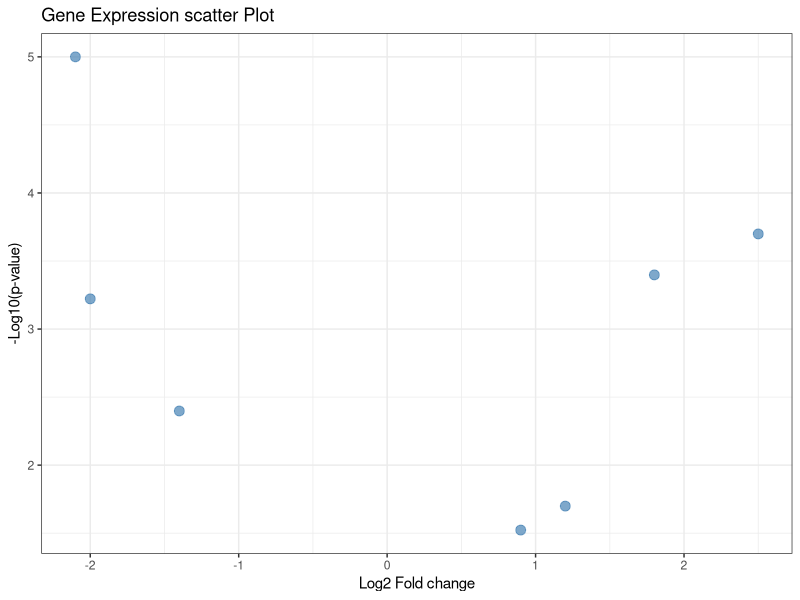
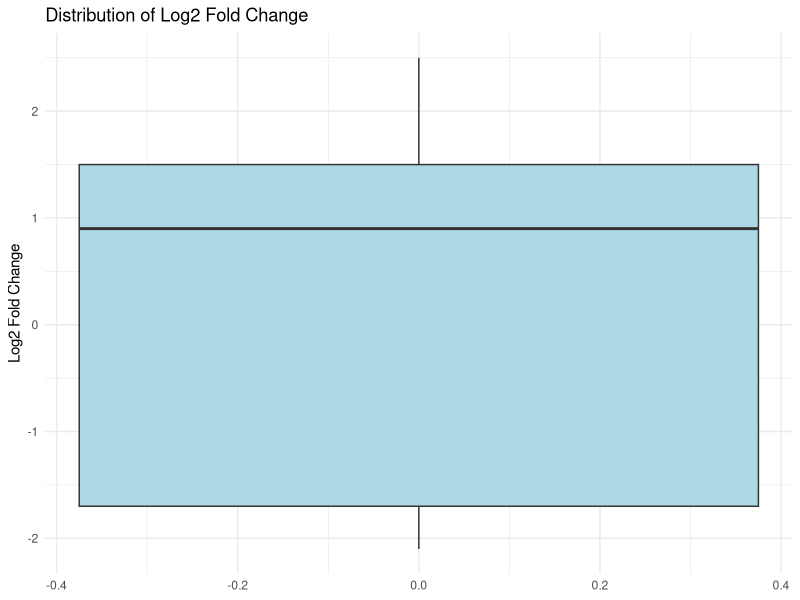
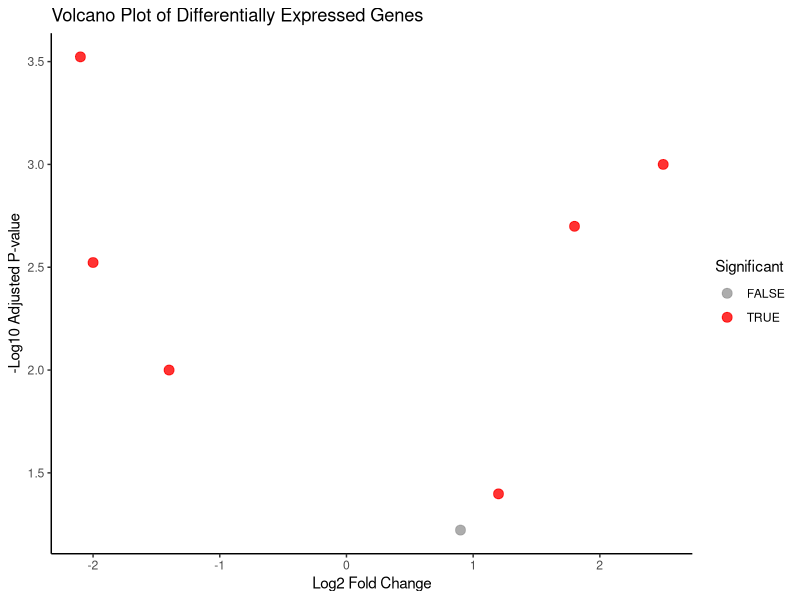
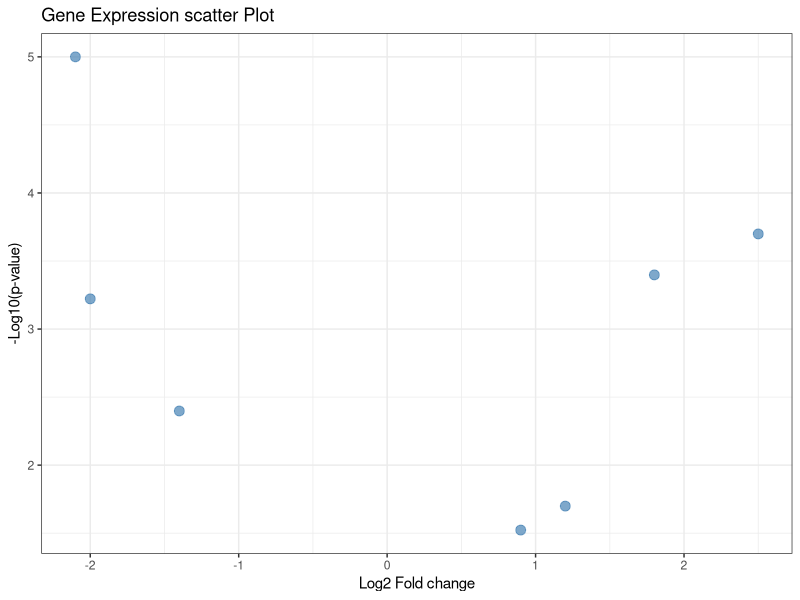
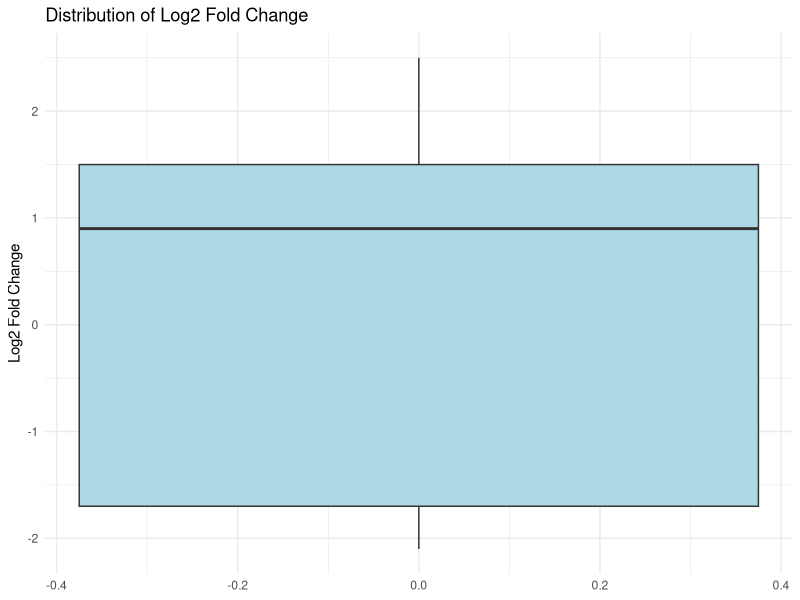
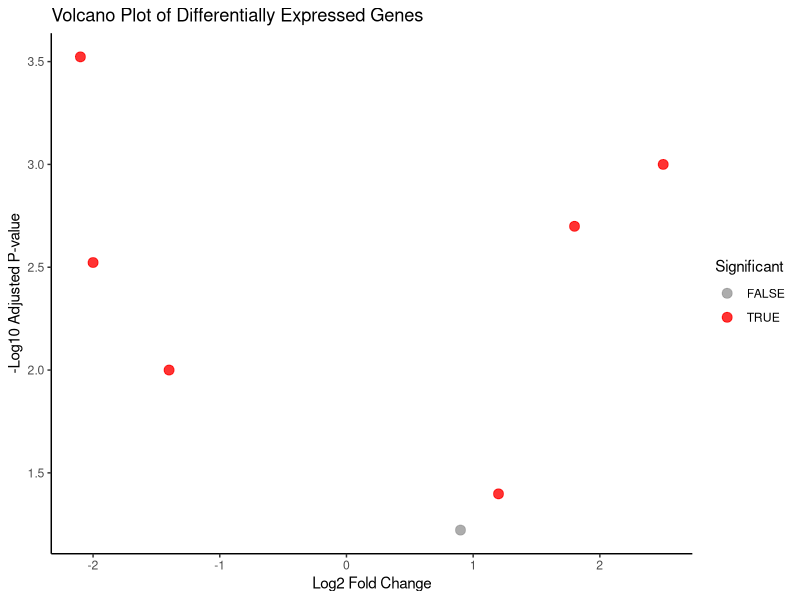

R code for these plots, in order:
# loading libraries =>

library(ggplot2)
library(tidyverse)

# loading data=>
data <- read.csv("data/gene_expression.csv")

head(data)
str(data)

# making scatter plot =>
scatter_plot <- ggplot(data, aes(x = log2FoldChange, y= -log10(pvalue)))+
  geom_point(color = "steelblue" , alpha = 0.7 , size = 3) +
  theme_bw()+
  labs(
    title = "Gene Expression scatter Plot",
    x = "Log2 Fold change",
    y = "-Log10(p-value)"
 )
scatter_plot

# Save scatter plot

ggsave("plots/scatter_plot.png", scatter_plot, width =6, height = 5, dpi = 300)

# box plot =>

box_plot <- ggplot(data, aes(y = log2FoldChange)) +
  geom_boxplot(fill = "lightblue") +
  theme_minimal() +
  labs(
    title = "Distribution of Log2 Fold Change",
    y = "Log2 Fold Change"
  )

box_plot
ggsave("plots/boxplot.png", box_plot, width = 5, height = 5, dpi = 300)

# volcano plot=>
data <- data %>%
  mutate(Significant = padj < 0.05)

# create volcano plot =>
volcano_plot <- ggplot(
  data,
  aes(x = log2FoldChange, y = -log10(padj), color = Significant)
) +
  geom_point(alpha = 0.8, size = 3) +
  scale_color_manual(values = c("grey60", "red")) +
  theme_classic() +
  labs(
    title = "Volcano Plot of Differentially Expressed Genes",
    x = "Log2 Fold Change",
    y = "-Log10 Adjusted P-value",
    color = "Significant"
  )

volcano_plot

ggsave("plots/volcano_plot.png", volcano_plot, width = 6, height = 5, dpi = 300)

















  